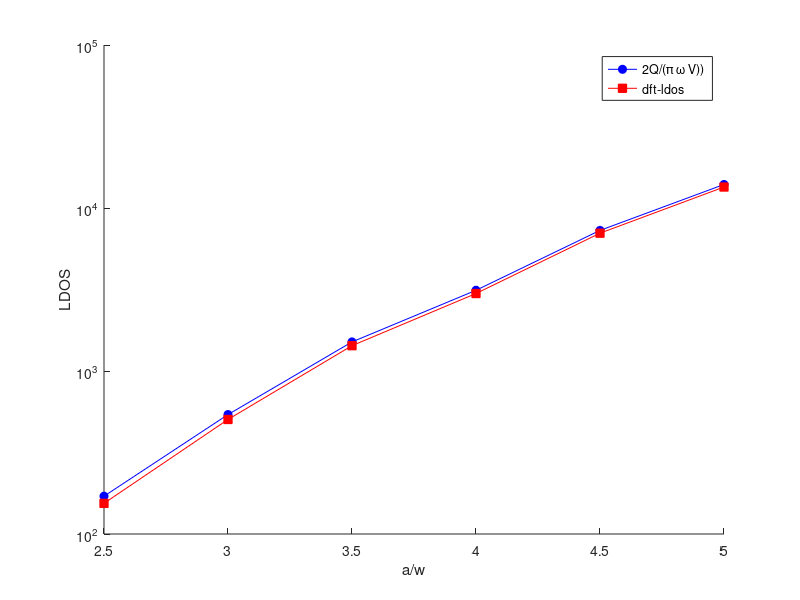

MATLAB code for this plot: (Note: this script raises an error after producing the figure.)
LDOS_tutorial = load('LDOS-tutorial.csv');
close all;
figure;
hold on;
semilogy(LDOS_tutorial(:,1), LDOS_tutorial(:,3), 'bo-', 'MarkerFaceColor', 'blue');
semilogy(LDOS_tutorial(:,1), LDOS_tutorial(:,4), 'rs-', 'MarkerFaceColor', 'red');
legend('2Q/(\pi \omega V))', 'dft-ldos');
%  legend('2Q/(pi omega V))', 'dft-ldos');
xlabel('a/w');
ylabel('LDOS');
saveas_fig_and_png(gcf, 'LDOS');
